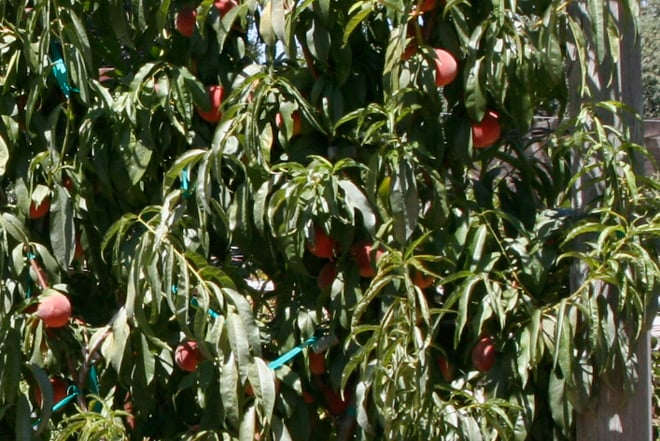
#> input picture peach.jpg, 660 x 441 px, found by its file name
$ jupyter execute CVL_Assignment02.ipynb   (shell and % lines are left out)
#> lines starting #> are read from the running program, lines starting #| are printed output that depends on the picture; after the words box and inside, x2 and y2 are one past the last pixel; in counts of white or black regions, pixels touching at a corner belong together
<a href="https://colab.research.google.com/github/EarlyOcean/CVL_Assignment02/blob/main/CVL_Assignment02.ipynb" target="_parent"></a>

# Deteksi buah persik dengan segmentasi warna

Deteksi memanfaatkan fitur warna buah persik yang mayoritas merah. Citra yang akan dideteksi merupakan gambar pohon persik yang sudah berbuah.

[cell 1]
import cv2
from google.colab.patches import cv2_imshow
import numpy as np
import matplotlib.pyplot as plt

[cell 2]
original_img = cv2.imread("/content/CVL_Assignment02/peach.jpg")
#> original_img is the input picture: shape (441, 660, 3); mean B, G, R 52.7, 82.9, 76.3

print("Citra asli")
cv2_imshow(original_img)

# Segmentasi

Segmentasi menggunakan nilai threshold global. Warna merah didefinisikan sebagai kombinasi nilai rgb, dimana r lebih besar dari g dan b setidaknya 20 satuan.

[cell 3]
def is_red(r, g, b):
  r, g, b = int(r), int(g), int(b)
  #return r > b and r > g
  return (r - g > 20) and (r - b > 20)

img_array = np.array(original_img)
img_thresholded = np.zeros_like(img_array)

for i in range(img_array.shape[0]):        # height
    for j in range(img_array.shape[1]):    # width
        b, g, r = img_array[i, j]
        if is_red(r, g, b):
            img_thresholded[i, j] = 255
        else:
            img_thresholded[i, j] = 0
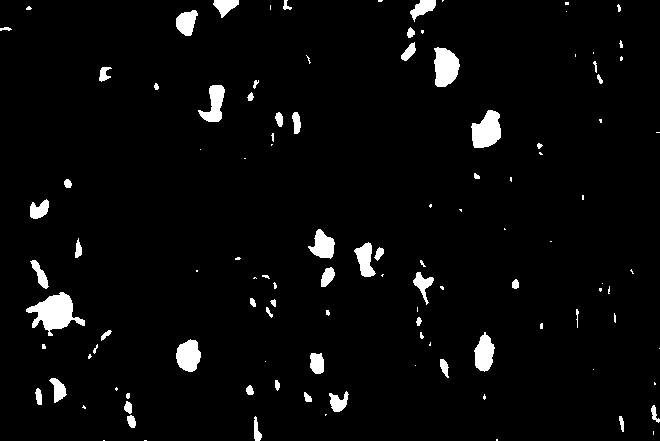
#> img_thresholded: shape (441, 660, 3); 3.7% white; 113 white regions (57 under 20 px), largest, box (x1, y1, x2, y2) and area: (26, 292, 85, 336) 1233, (471, 110, 501, 148) 818, (434, 47, 460, 87) 781


print("Citra threshold")
cv2_imshow(img_thresholded)

#

# Morfologi

Citra yang sudah di threshold diberlakukan proses morfologi opening untuk menghapus artifak-artifak yang muncul. Hasil dari tahap ini lah yang menjadi ROI.

[cell 4]
kernel = np.ones((7, 7), dtype=np.uint8)

def dilate(img, kernel):
    h, w = img.shape[:2]
    kh, kw = kernel.shape
    pad_h, pad_w = kh//2, kw//2

    padded = np.pad(img, ((pad_h, pad_h), (pad_w, pad_w)), mode='constant')
    out = np.zeros_like(img)

    for i in range(h):
        for j in range(w):
            region = padded[i:i+kh, j:j+kw]
            if np.any(region[kernel == 1] == 255):
                out[i, j] = 255
    return out

def erode(img, kernel):
    h, w = img.shape[:2]
    kh, kw = kernel.shape
    pad_h, pad_w = kh//2, kw//2

    padded = np.pad(img, ((pad_h, pad_h), (pad_w, pad_w)), mode='constant')
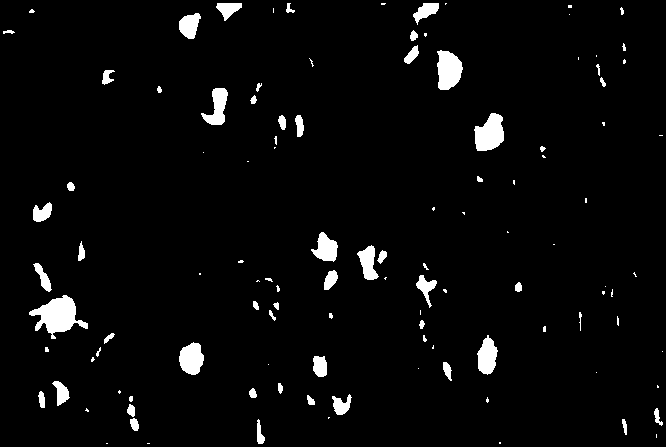
#> padded: shape (447, 666); 3.6% white; 113 white regions (57 under 20 px), largest, box (x1, y1, x2, y2) and area: (29, 295, 88, 339) 1233, (474, 113, 504, 151) 818, (437, 50, 463, 90) 781
    out = np.zeros_like(img)

    for i in range(h):
        for j in range(w):
            region = padded[i:i+kh, j:j+kw]
            if np.all(region[kernel == 1] == 255):
                out[i, j] = 255
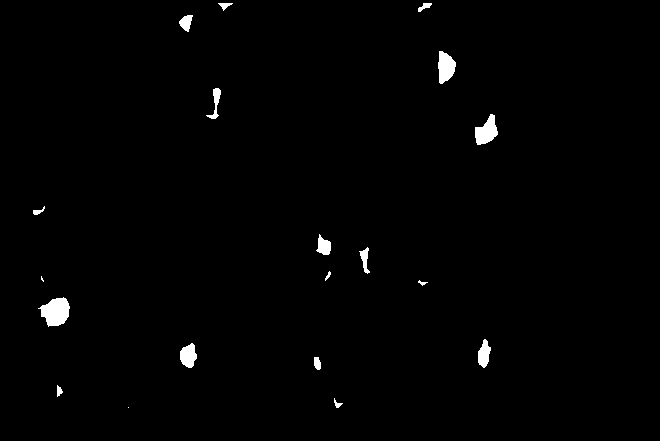
#> out: shape (441, 660); 1.1% white; 19 white regions (2 under 20 px), largest, box (x1, y1, x2, y2) and area: (38, 297, 70, 327) 630, (475, 114, 498, 145) 437, (438, 51, 456, 84) 418
    return out

def opening(img, kernel):
    return dilate(erode(img, kernel), kernel)
#> in dilate, `padded = np.pad(img, ((pad_h, pad_h), (pad_w, pad_w)), mode='constant')`:
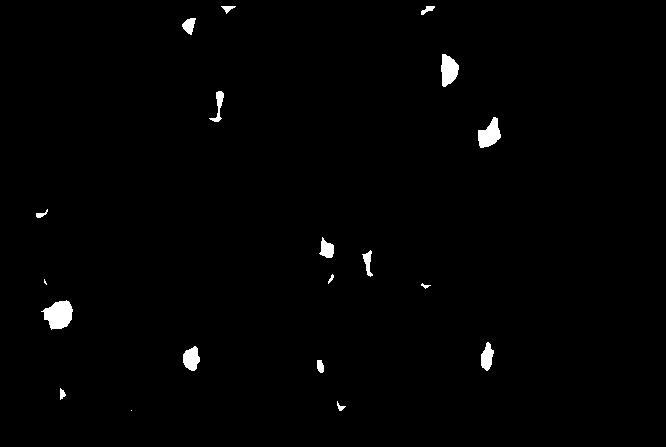
#> padded: shape (447, 666); 1% white; 19 white regions (2 under 20 px), largest, box (x1, y1, x2, y2) and area: (41, 300, 73, 330) 630, (478, 117, 501, 148) 437, (441, 54, 459, 87) 418
#> after the loop in dilate, `for i in range(h):`:
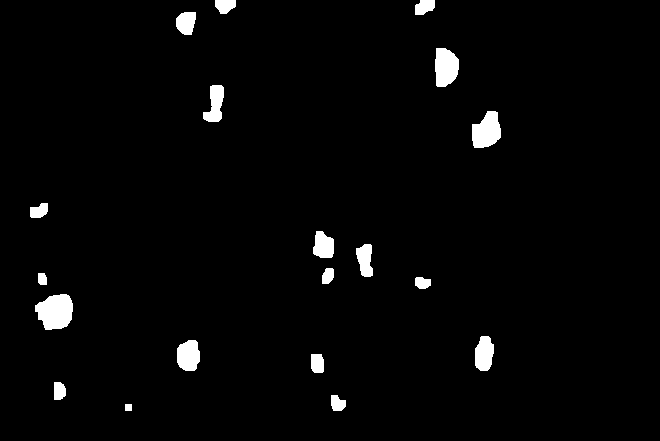
#> out: shape (441, 660); 2.5% white; 19 white regions, largest, box (x1, y1, x2, y2) and area: (35, 294, 73, 330) 1038, (472, 111, 501, 148) 797, (435, 48, 459, 87) 760

[cell 5]
img_closed = opening(img_thresholded[:,:,0], kernel)
print("Citra opening")
cv2_imshow(img_closed)

Berikut perbandingan ROI pada citra asli.

[cell 6]
detect_img = np.array(original_img)

for i in range(img_closed.shape[0]):        # height
    for j in range(img_closed.shape[1]):    # width
        if img_closed[i, j] == 255:
            detect_img[i, j] = [255, 0, 255]
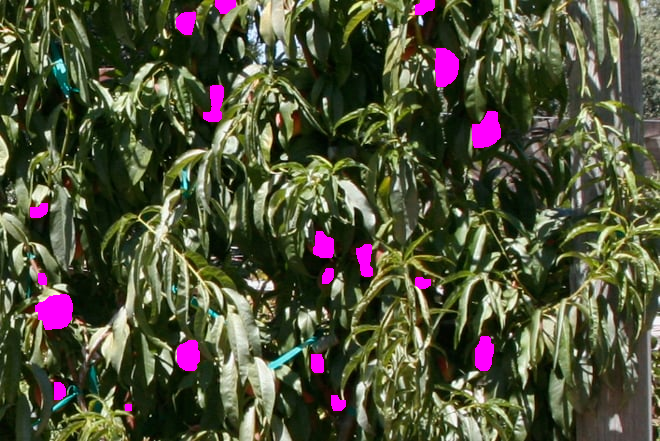
#> detect_img: shape (441, 660, 3); 2.48% of pixels changed, all inside (x1, y1, x2, y2) = (30, 0, 501, 411)

print("ROI pada citra asli")
cv2_imshow(detect_img)

# Evaluasi

Evaluasi dilakukan dengan membandingkan hasil deteksi dengan ground truth yang telah dibuat secara manual.

[cell 7]
ground_truth = cv2.imread("/content/CVL_Assignment02/peach_ground_truth.jpg")
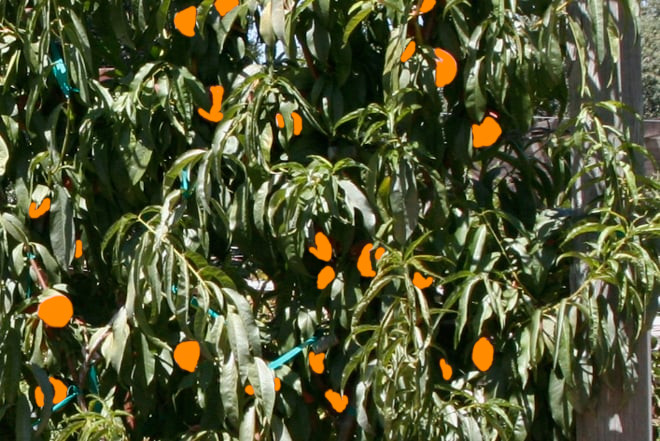
#> input picture peach_ground_truth.jpg, 660 x 441 px, found by its file name
#> ground_truth is the input picture: shape (441, 660, 3); mean B, G, R 51.9, 85.2, 80.4

print("Citra ground truth")
cv2_imshow(ground_truth)

ground_truth_array = np.array(ground_truth)
ground_truth_color = np.array(original_img)

for i in range(ground_truth.shape[0]):        # height
    for j in range(ground_truth_array.shape[1]):    # width
        b, g, r = ground_truth_array[i, j]
        if b > 200 and g > 200 and r > 200:
            ground_truth_color[i, j] = [0, 135, 255]
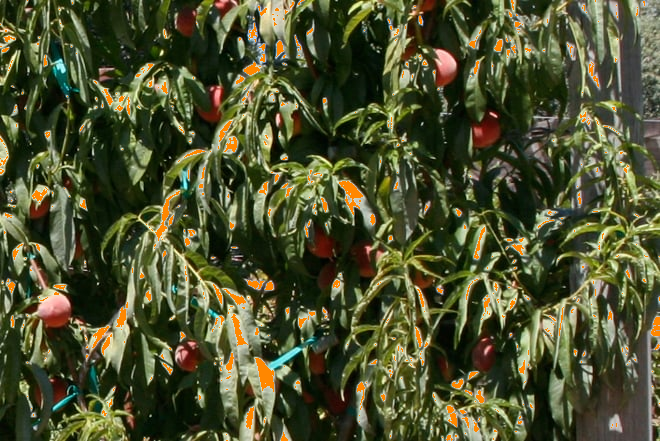
#> ground_truth_color: shape (441, 660, 3); 2.2% of pixels changed, all inside (x1, y1, x2, y2) = (0, 0, 660, 441)

print("Ground truth pada citra asli")
cv2_imshow(ground_truth_color)

Karena hasil dari deteksi merupakan ROI, evaluasi akan dilakukan menggunakan nilai IoU. Metode dapat dikembangkan lebih lanjut apabila hasil yang diinginkan adalah jumlah dari buah yang terdeteksi, dengan mengingat bahwa besar area buah dapat bervariasi dikarenakan jarak ataupun tertutup dedaunan.

[cell 8]
intersect_img = np.array(original_img)

intersect_val = 0
union_val = 0

for i in range(ground_truth.shape[0]):        # height
    for j in range(ground_truth_array.shape[1]):    # width
        b, g, r = ground_truth_array[i, j]

        is_ground_truth = b > 200 and g > 200 and r > 200
        is_detection = img_closed[i, j] == 255

        if is_ground_truth and is_detection:
            intersect_img[i, j] = [255, 0, 0]
            intersect_val += 1
            union_val += 1
        elif is_ground_truth:
            intersect_img[i, j] = [0, 135, 255]
            union_val += 1
        elif is_detection:
            intersect_img[i, j] = [255, 0, 255]
            union_val += 1
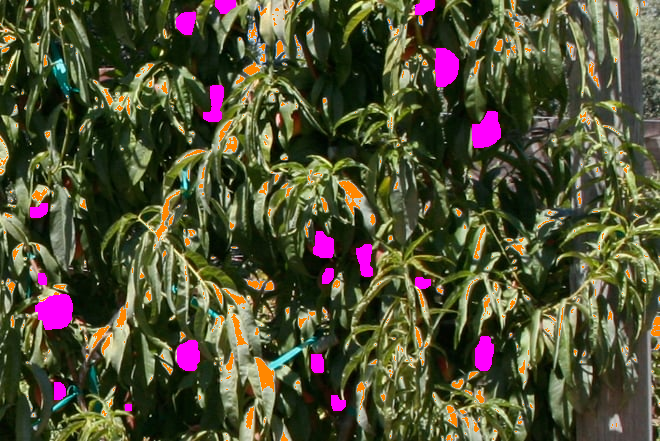
#> intersect_img: shape (441, 660, 3); 4.67% of pixels changed, all inside (x1, y1, x2, y2) = (0, 0, 660, 441)

print("Oranye = ground truth\nPink = deteksi\nBiru = interseksi")
cv2_imshow(intersect_img)
print(f"Intersect: {intersect_val} pixels")
#| Intersect: 1 pixels
print(f"Union: {union_val} pixels")
#| Union: 13602 pixels
print(f"IoU: {intersect_val / union_val}")
#| IoU: 7.351860020585208e-05
